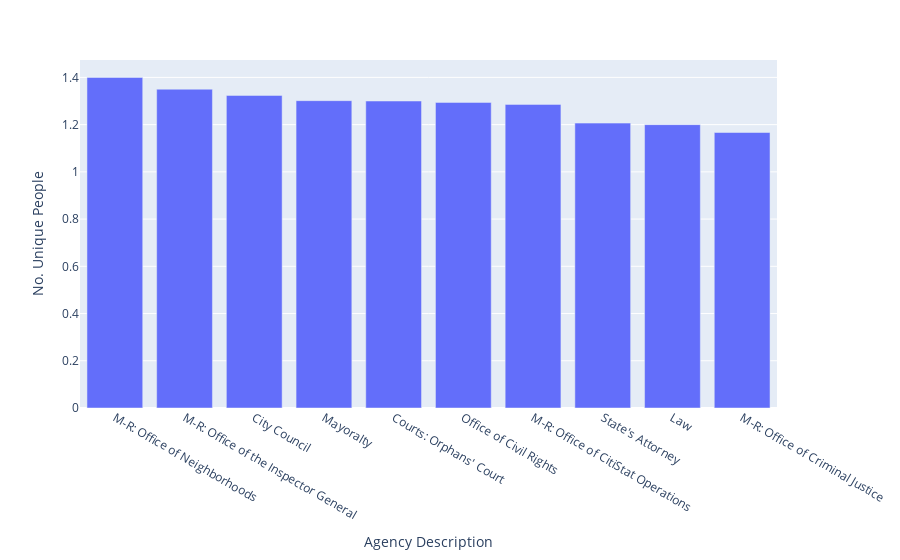

The notebook cell this image was saved under:
### Code cell
averageup

### Figure 1 — Plotly figure (JSON) as saved in the notebook; plotly's stock layout.template omitted (floating-point values rounded to 4 significant figures)
{"data": [{"alignmentgroup": "True", "hoverlabel": {"namelength": 0}, "hovertemplate": "Agency Description=%{x}<br>No. Unique People=%{y}", "legendgroup": "", "marker": {"color": "#636efa"}, "name": "", "offsetgroup": "", "orientation": "v", "showlegend": false, "textposition": "auto", "type": "bar", "x": ["M-R: Office of Neighborhoods", "M-R: Office of the Inspector General", "City Council", "Mayoralty", "Courts: Orphans' Court", "Office of Civil Rights", "M-R: Office of CitiStat Operations", "State's Attorney", "Law", "M-R: Office of Criminal Justice"], "xaxis": "x", "y": [1.4, 1.35, 1.324, 1.301, 1.3, 1.294, 1.286, 1.206, 1.2, 1.167], "yaxis": "y"}], "layout": {"autosize": true, "barmode": "relative", "legend": {"tracegroupgap": 0}, "margin": {"t": 60}, "xaxis": {"anchor": "y", "autorange": true, "domain": [0, 1], "range": [-0.5, 9.5], "title": {"text": "Agency Description"}, "type": "category"}, "yaxis": {"anchor": "x", "autorange": true, "domain": [0, 1], "range": [0, 1.474], "title": {"text": "No. Unique People"}, "type": "linear"}}}
